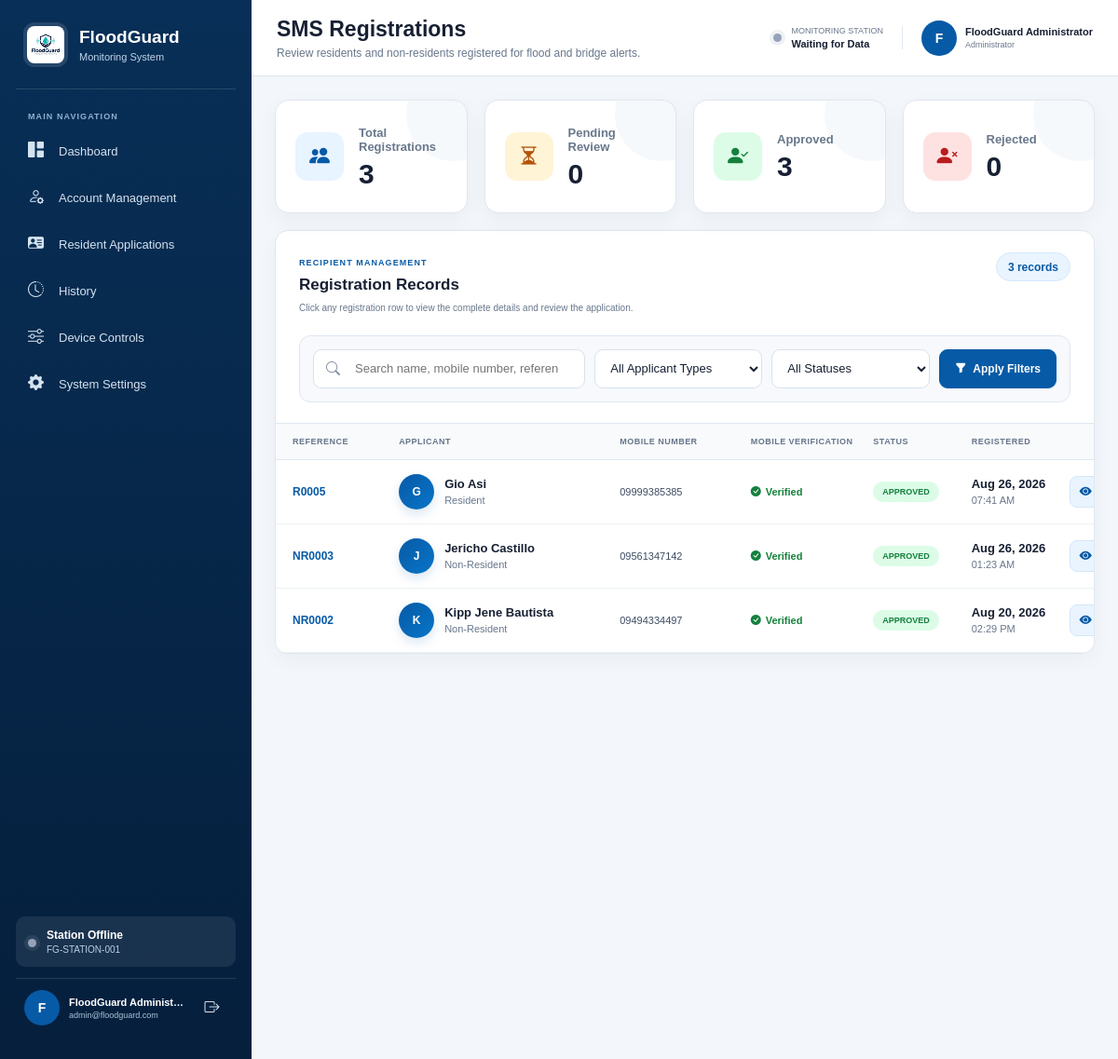
Page /admin/residents.php (signed in) on the committed database.
### tables this page shows
CREATE TABLE `residents` (
  `id` bigint(20) UNSIGNED NOT NULL,
  `reference_no` varchar(30) NOT NULL,
  `applicant_type` enum('resident','non_resident') NOT NULL,
  `full_name` varchar(150) NOT NULL,
  `mobile_number` varchar(11) NOT NULL,
  `complete_address` varchar(255) DEFAULT NULL,
  `purok_sitio` varchar(100) DEFAULT NULL,
  `barangay` varchar(100) NOT NULL,
  `municipality` varchar(100) NOT NULL,
  `province` varchar(100) NOT NULL DEFAULT 'Rizal',
  `bridge_connection` enum('resident_near_bridge','work','school','business','delivery_transportation','visiting_relatives','regular_commute','other') DEFAULT NULL,
  `bridge_connection_other` varchar(150) DEFAULT NULL,
  `bridge_use_frequency` enum('daily','several_times_week','weekly','occasionally') DEFAULT NULL,
  `proof_original_name` varchar(255) DEFAULT NULL,
  `proof_stored_name` varchar(255) DEFAULT NULL,
  `proof_mime_type` varchar(100) DEFAULT NULL,
  `proof_file_size` int(10) UNSIGNED DEFAULT NULL,
  `notification_scope` enum('full_community_alerts','bridge_alerts_only') NOT NULL,
  `sms_consent` tinyint(1) NOT NULL DEFAULT 0,
  `privacy_consent` tinyint(1) NOT NULL DEFAULT 0,
  `mobile_verified` tinyint(1) NOT NULL DEFAULT 0,
  `registration_status` enum('pending','approved','rejected','suspended','unsubscribed') NOT NULL DEFAULT 'pending',
  `rejection_reason` text DEFAULT NULL,
  `reviewed_by` int(10) UNSIGNED DEFAULT NULL,
  `reviewed_at` datetime DEFAULT NULL,
  `created_at` timestamp NOT NULL DEFAULT current_timestamp(),
  `updated_at` timestamp NOT NULL DEFAULT current_timestamp() ON UPDATE current_timestamp()
);

### admin/residents.php (the view, shortened to what this page needs)
<?php
require_once __DIR__ . '/../config/database.php';
try {
    $pdo->exec("SET time_zone = '+08:00'");
} catch (PDOException $exception) {
}
if (!function_exists('fgEscape')) {
    function fgEscape(?string $value): string
    {
        return htmlspecialchars($value ?? '', ENT_QUOTES, 'UTF-8');
    }
}
function registrationStatusLabel(string $status): string
{
    return ucwords(str_replace('_', ' ', $status));
}
function registrationStatusClass(string $status): string
{
    return match ($status) {
        'approved' => 'status-normal',
        'pending' => 'status-warning',
        'rejected' => 'status-critical',
        'suspended', 'unsubscribed' => 'status-offline',
        default => 'status-offline'
    };
}
function applicantTypeLabel(string $type): string
{
    return $type === 'non_resident'
        ? 'Non-Resident'
        : 'Resident';
}
function notificationScopeLabel(string $scope): string
{
    return $scope === 'bridge_alerts_only'
        ? 'Bridge Closure and Unsafe-Crossing Alerts Only'
        : 'Full Community Alerts';
}
function bridgeConnectionLabel(?string $connection): string
{
    return match ($connection) {
        'resident_near_bridge' => 'Resident Near Bridge',
        'work' => 'Work',
        'school' => 'School',
        'business' => 'Business',
        'delivery_transportation' => 'Delivery or Transportation',
        'visiting_relatives' => 'Visiting Relatives',
        'regular_commute' => 'Regular Commute',
        'other' => 'Other',
        default => 'Not applicable'
    };
}
function bridgeFrequencyLabel(?string $frequency): string
{
    return match ($frequency) {
        'daily' => 'Daily',
        'several_times_week' => 'Several Times a Week',
        'weekly' => 'Weekly',
        'occasionally' => 'Occasionally',
        default => 'Not applicable'
    };
}
function formatFileSize(?int $bytes): string
{
    if ($bytes === null || $bytes <= 0) {
        return 'Not available';
    }
    return number_format($bytes / 1024, 1) . ' KB';
}
$search = trim((string) ($_GET['search'] ?? ''));
$currentPage = max(1, (int) ($_GET['page'] ?? 1));
$recordsPerPage = 10;
$offset = ($currentPage - 1) * $recordsPerPage;
$registrationCounts = [
    'total' => 0,
    'pending' => 0,
    'approved' => 0,
    'rejected' => 0
];
try {
    $countSummary = $pdo->query(
        'SELECT
            COUNT(*) AS total_count,
            SUM(registration_status = "pending") AS pending_count,
            SUM(registration_status = "approved") AS approved_count,
            SUM(registration_status = "rejected") AS rejected_count
         FROM residents'
    )->fetch(PDO::FETCH_ASSOC);
    $registrationCounts = [
        'total' => (int) ($countSummary['total_count'] ?? 0),
        'pending' => (int) ($countSummary['pending_count'] ?? 0),
        'approved' => (int) ($countSummary['approved_count'] ?? 0),
        'rejected' => (int) ($countSummary['rejected_count'] ?? 0)
    ];
} catch (PDOException $exception) {
}
$whereConditions = [];
$whereSql = $whereConditions
    ? 'WHERE ' . implode(' AND ', $whereConditions)
    : '';
$totalFilteredRecords = 0;
$registrations = [];
try {
    $filteredCountStmt = $pdo->prepare(
        "SELECT COUNT(*)
         FROM residents r
         {$whereSql}"
    );
    $filteredCountStmt->execute();
    $totalFilteredRecords = (int) $filteredCountStmt->fetchColumn();
    $registrationsStmt = $pdo->prepare(
        "SELECT
            r.*,
            a.full_name AS reviewer_name
         FROM residents r
         LEFT JOIN admins a
            ON a.id = r.reviewed_by
         {$whereSql}
         ORDER BY
            CASE
                WHEN r.registration_status = 'pending' THEN 0
                WHEN r.registration_status = 'approved' THEN 1
                WHEN r.registration_status = 'rejected' THEN 2
                ELSE 3
            END,
            r.created_at DESC
         LIMIT :record_limit
         OFFSET :record_offset"
    );
    $registrationsStmt->bindValue(':record_limit', $recordsPerPage, PDO::PARAM_INT);
    $registrationsStmt->bindValue(':record_offset', $offset, PDO::PARAM_INT);
    $registrationsStmt->execute();
    $registrations = $registrationsStmt->fetchAll(PDO::FETCH_ASSOC);
} catch (PDOException $exception) {
    $databaseError = 'The registration records could not be loaded.';
}
?>
<!DOCTYPE html>
<html lang="en">
<head>
    <link rel="stylesheet" href="../assets/css/admin.css">
    <link rel="stylesheet" href="../assets/css/residents.css">
    <link
        rel="stylesheet"
        href="https://cdn.jsdelivr.net/npm/bootstrap-icons@1.11.3/font/bootstrap-icons.min.css"
    >
</head>
<body>
<?php require __DIR__ . '/includes/sidebar.php'; ?>
<div class="admin-page">
    <?php require __DIR__ . '/includes/topbar.php'; ?>
    <main class="admin-content standard-admin-page">
        <section class="registration-statistics">
            <article class="registration-stat-card">
                <div class="registration-stat-icon total">
                    <i class="bi bi-people-fill"></i>
                </div>
                <div>
                    <span>Total Registrations</span>
                    <strong><?= $registrationCounts['total'] ?></strong>
                </div>
            </article>
            <article class="registration-stat-card">
                <div class="registration-stat-icon pending">
                    <i class="bi bi-hourglass-split"></i>
                </div>
                <div>
                    <span>Pending Review</span>
                    <strong><?= $registrationCounts['pending'] ?></strong>
                </div>
            </article>
            <article class="registration-stat-card">
                <div class="registration-stat-icon approved">
                    <i class="bi bi-person-check-fill"></i>
                </div>
                <div>
                    <span>Approved</span>
                    <strong><?= $registrationCounts['approved'] ?></strong>
                </div>
            </article>
            <article class="registration-stat-card">
                <div class="registration-stat-icon rejected">
                    <i class="bi bi-person-x-fill"></i>
                </div>
                <div>
                    <span>Rejected</span>
                    <strong><?= $registrationCounts['rejected'] ?></strong>
                </div>
            </article>
        </section>
        <section class="content-card registrations-card">
            <div class="content-card-header registrations-header">
                <div>
                    <span class="section-label">Recipient Management</span>
                    <h2>Registration Records</h2>
                    <p class="section-description">
                        Click any registration row to view the complete details and review the application.
                    </p>
                </div>
                <span class="records-count">
                    <?= number_format($totalFilteredRecords) ?>
                    record<?= $totalFilteredRecords === 1 ? '' : 's' ?>
                </span>
            </div>
            <form method="GET" class="registration-filters">
                <div class="filter-search">
                    <input
                        type="search"
                        name="search"
                        value="<?= fgEscape($search) ?>"
                        placeholder="Search name, mobile number, reference number..."
                    >
                </div>
                <select name="type" aria-label="Applicant type">
                    <option value="">All Applicant Types</option>
                </select>
                <select name="status" aria-label="Registration status">
                    <option value="">All Statuses</option>
                </select>
                <button type="submit" class="filter-button">
                    <i class="bi bi-funnel-fill"></i>
                    Apply Filters
                </button>
            </form>
            <div class="table-container registrations-table-container">
                <table class="admin-table registrations-table">
                    <thead>
                    <tr>
                        <th>Reference</th>
                        <th>Applicant</th>
                        <th>Mobile Number</th>
                        <th>Mobile Verification</th>
                        <th>Status</th>
                        <th>Registered</th>
                        <th aria-label="Actions"></th>
                    </tr>
                    </thead>
                    <tbody>
                    <?php if (!$registrations): ?>
                        <tr>
                            <td colspan="7" class="empty-table">
                                <i class="bi bi-person-lines-fill"></i>
                                <strong>No registration records found</strong>
                                <span>
                                    Records will appear after residents or bridge users complete the public SMS registration form.
                                </span>
                            </td>
                        </tr>
                    <?php else: ?>
                        <?php foreach ($registrations as $registration): ?>
                            <?php
                            $encodedModalData = json_encode(
                                $modalData,
                                JSON_UNESCAPED_UNICODE |
                                JSON_UNESCAPED_SLASHES |
                                JSON_HEX_TAG |
                                JSON_HEX_AMP |
                                JSON_HEX_APOS |
                                JSON_HEX_QUOT
                            );
                            ?>
                            <tr
                                class="registration-row"
                                tabindex="0"
                                role="button"
                                aria-label="View <?= fgEscape($registration['reference_no']) ?> details"
                                data-registration="<?= fgEscape($encodedModalData ?: '{}') ?>"
                            >
                                <td>
                                    <strong class="reference-number">
                                        <?= fgEscape($registration['reference_no']) ?>
                                    </strong>
                                </td>
                                <td>
                                    <div class="applicant-cell">
                                        <div class="applicant-avatar">
                                            <?= fgEscape(strtoupper(substr($registration['full_name'], 0, 1))) ?>
                                        </div>
                                        <div>
                                            <strong><?= fgEscape($registration['full_name']) ?></strong>
                                            <span><?= fgEscape(applicantTypeLabel($registration['applicant_type'])) ?></span>
                                        </div>
                                    </div>
                                </td>
                                <td><?= fgEscape($registration['mobile_number']) ?></td>
                                <td>
                                    <?php if ((int) $registration['mobile_verified'] === 1): ?>
                                        <span class="verification-label verified">
                                            <i class="bi bi-check-circle-fill"></i>
                                            Verified
                                        </span>
                                    <?php endif; ?>
                                </td>
                                <td>
                                    <span class="status-badge <?= registrationStatusClass(
                                        $registration['registration_status']
                                    ) ?>">
                                        <?= fgEscape(registrationStatusLabel($registration['registration_status'])) ?>
                                    </span>
                                </td>
                                <td>
                                    <div class="date-cell">
                                        <strong><?= date('M d, Y', strtotime($registration['created_at'])) ?></strong>
                                        <span><?= date('h:i A', strtotime($registration['created_at'])) ?></span>
                                    </div>
                                </td>
                                <td>
                                    <button
                                        type="button"
                                        class="view-registration-button"
                                        aria-label="View registration details"
                                        title="View details"
                                    >
                                        <i class="bi bi-eye-fill"></i>
                                    </button>
                                </td>
                            </tr>
                        <?php endforeach; ?>
                    <?php endif; ?>
                    </tbody>
                </table>
            </div>
        </section>
    </main>
</div>
</body>
</html>

### rows in the picture
residents: reference_no "R0005", full_name "G", full_name "Gio Asi", applicant_type "Resident", mobile_number "09999385385", mobile_verified 1 (drawn), registration_status "APPROVED", created_at "Aug 26, 2026", created_at "07:41 AM"
residents: reference_no "NR0003", full_name "J", full_name "Jericho Castillo", applicant_type "Non-Resident", mobile_number "09561347142", mobile_verified 1 (drawn), registration_status "APPROVED", created_at "Aug 26, 2026", created_at "01:23 AM"
residents: reference_no "NR0002", full_name "K", full_name "Kipp Jene Bautista", applicant_type "Non-Resident", mobile_number "09494334497", mobile_verified 1 (drawn), registration_status "APPROVED", created_at "Aug 20, 2026", created_at "02:29 PM"

### other values in the picture
fgEscape($sidebarSystemName) "FloodGuard"
fgEscape($link['label']) "Dashboard"
fgEscape($link['label']) "Account Management"
fgEscape($link['label']) "Resident Applications"
fgEscape($link['label']) "History"
fgEscape($link['label']) "Device Controls"
fgEscape($link['label']) "System Settings"
fgEscape($sidebarDeviceId) "FG-STATION-001"
fgEscape($pageTitle) "SMS Registrations"
fgEscape($pageSubtitle) "Review residents and non-residents registered for flood and bridge alerts."
$registrationCounts['total'] "3"
$registrationCounts['pending'] "0"
$registrationCounts['approved'] "3"
$registrationCounts['rejected'] "0"
$totalFilteredRecords "3"
